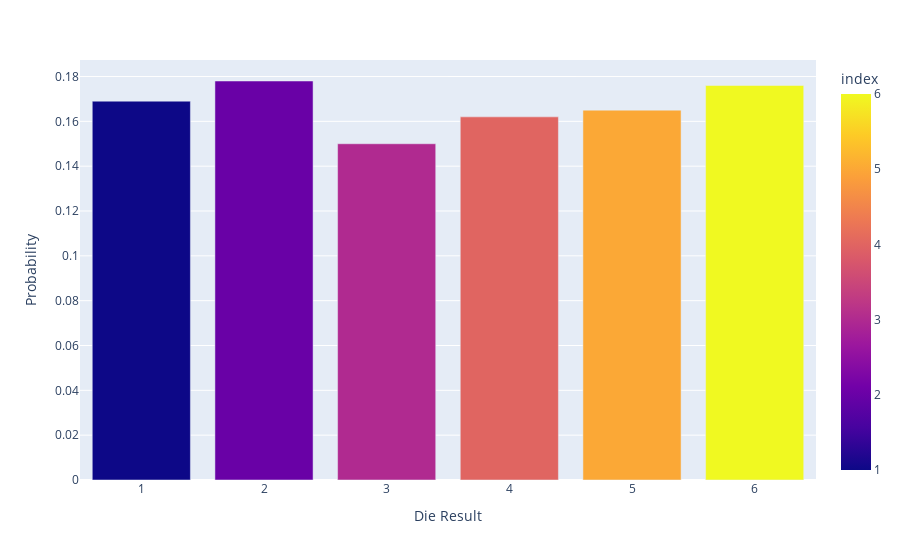

The notebook cell this image was saved under:
### Code cell
draws = rng.integers(1, 7, 1000)
tmp = pd.Series(draws).value_counts(normalize=True).to_frame() # ratio of each sde

fig = px.bar(tmp, color=tmp.index, height=400)
fig.update_layout(xaxis_title="Die Result", yaxis_title="Probability")
fig.show()

### Figure 1 — Plotly figure (JSON) as saved in the notebook; plotly's stock layout.template omitted (floating-point values rounded to 4 significant figures)
{"data": [{"alignmentgroup": "True", "hovertemplate": "index=%{marker.color}<br>value=%{y}<extra></extra>", "legendgroup": "", "marker": {"color": [2, 6, 1, 5, 4, 3], "coloraxis": "coloraxis", "pattern": {"shape": ""}}, "name": "", "offsetgroup": "", "orientation": "v", "showlegend": false, "textposition": "auto", "type": "bar", "x": [2, 6, 1, 5, 4, 3], "xaxis": "x", "y": [0.178, 0.176, 0.169, 0.165, 0.162, 0.15], "yaxis": "y"}], "layout": {"autosize": true, "barmode": "relative", "coloraxis": {"colorbar": {"title": {"text": "index"}}, "colorscale": [[0, "#0d0887"], [0.1111, "#46039f"], [0.2222, "#7201a8"], [0.3333, "#9c179e"], [0.4444, "#bd3786"], [0.5556, "#d8576b"], [0.6667, "#ed7953"], [0.7778, "#fb9f3a"], [0.8889, "#fdca26"], [1, "#f0f921"]]}, "legend": {"tracegroupgap": 0}, "margin": {"t": 60}, "xaxis": {"anchor": "y", "autorange": true, "domain": [0, 1], "range": [0.5, 6.5], "title": {"text": "Die Result"}, "type": "linear"}, "yaxis": {"anchor": "x", "autorange": true, "domain": [0, 1], "range": [0, 0.1874], "title": {"text": "Probability"}, "type": "linear"}}}
